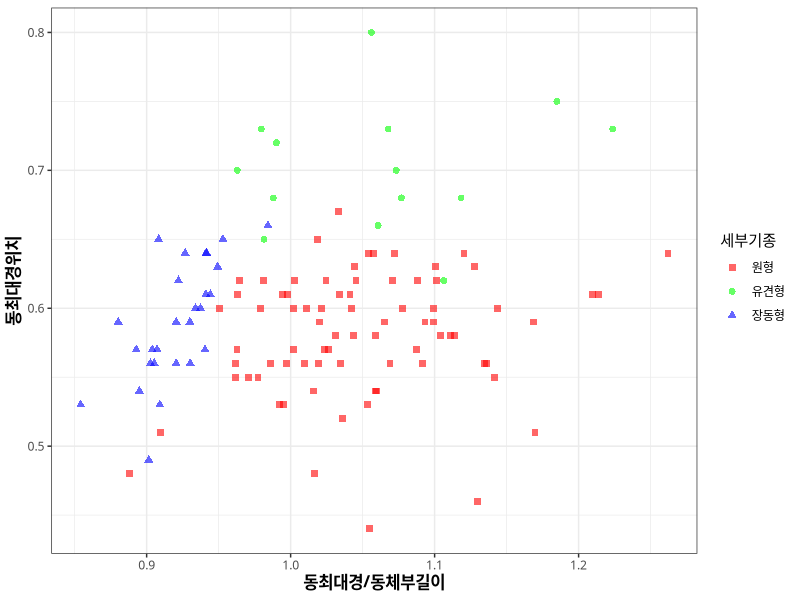
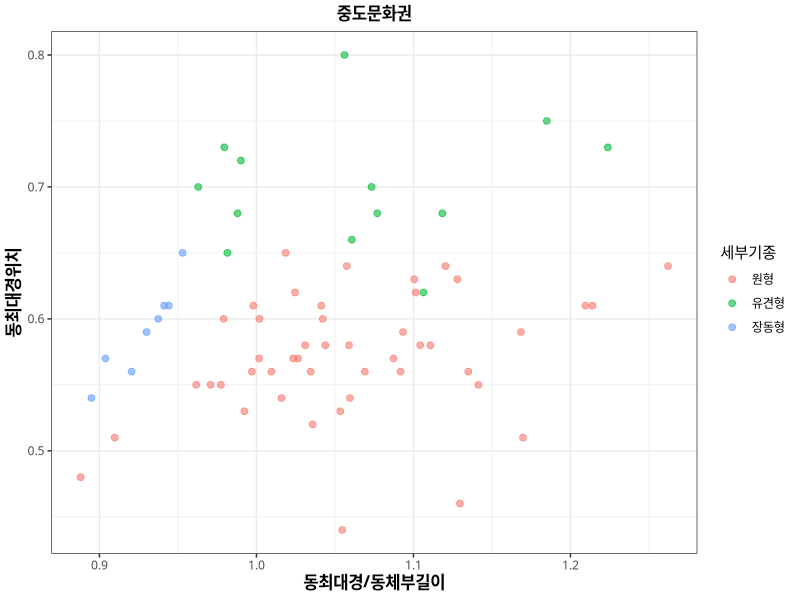
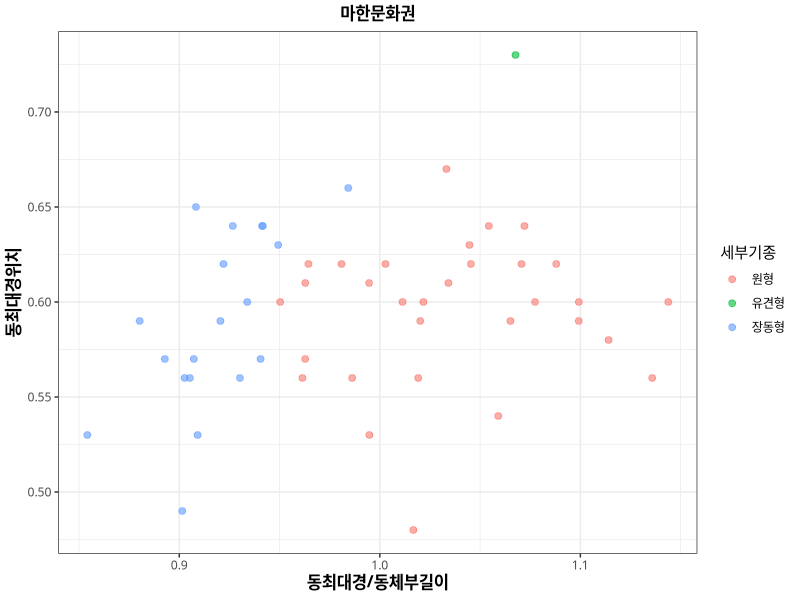
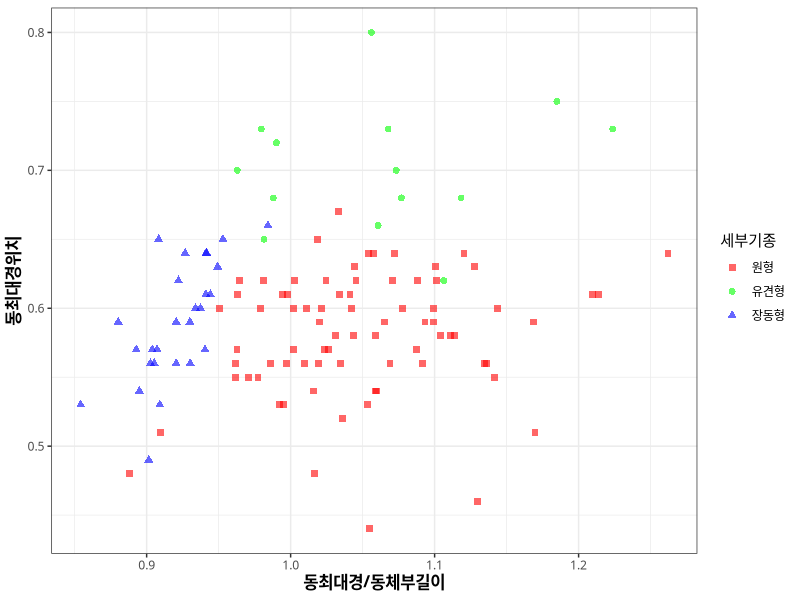
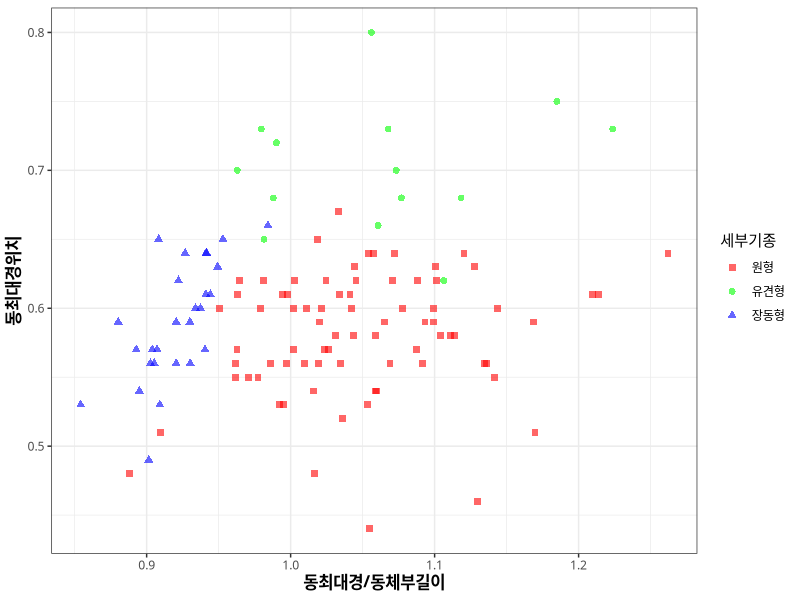
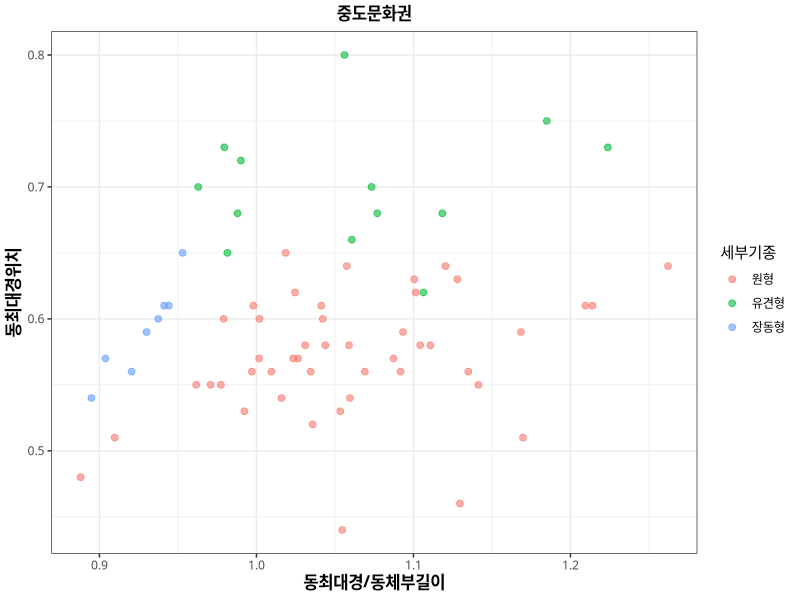
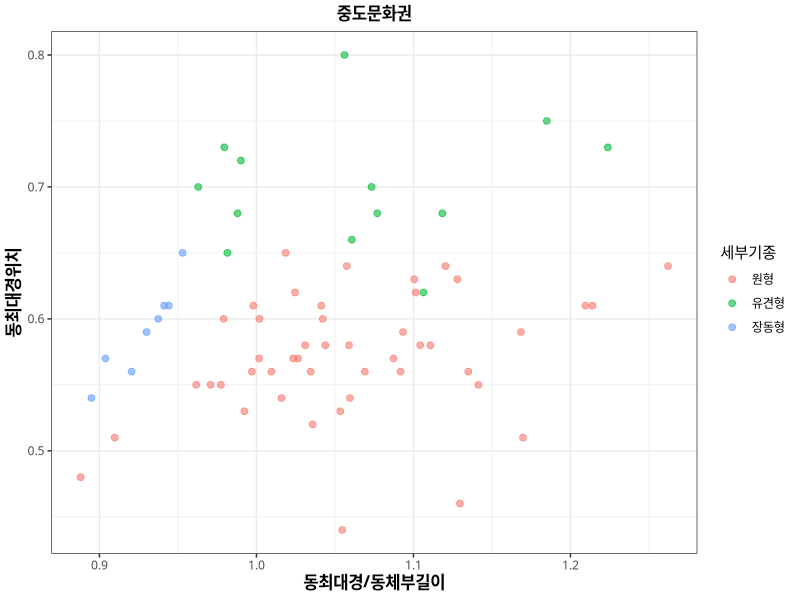
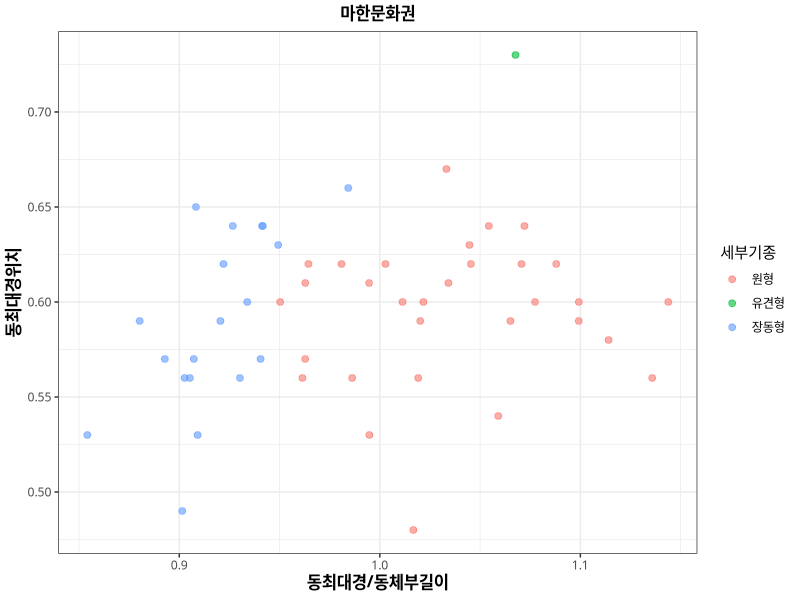

The R source for these figures, in order:
library(ggplot2)
library(here)
library(ggrepel)

df <- read.csv(here("./Data/LPV_Measurement.csv"), fileEncoding = "UTF-8")
df$세부기종[df$세부기종 == "중도, 마한"] <- "중도"
df <- subset(df, df$형식 != "D")
#df$세부기종[df$동최대경위치 <= 0.675 & df$동최대경/df$동체부길이 <= 0.95] <- "장동형"
#df$세부기종[df$동최대경위치 <= 0.675 & df$동최대경/df$동체부길이 >= 0.95] <- "원형"
#df$세부기종[df$동최대경위치 >= 0.675] <- "유견형"

########## 전체 ##########
ggplot(df, aes(x = 동최대경/동체부길이, y = 동최대경위치, color = 세부기종, shape = 세부기종)) +
    geom_point(size = 2, alpha = 0.6) +
    scale_color_manual(values = c("유견형" = "green", "원형" = "red", "장동형" = "blue")) +
    scale_shape_manual(values = c("유견형" = 16, "원형" = 15, "장동형" = 17)) +
#    geom_text_repel(aes(label = 코드), size = 3, family = "NanumGothic", max.overlaps = 20) +
#    scale_color_brewer(palette = "Set1") +
#    guides(color = guide_legend(title = "세부기종")) +
    xlab("동최대경/동체부길이") +
    ylab("동최대경위치") +
        theme_bw() + 
        theme(text = element_text(family = "NanumGothic"),
            plot.title = element_text(hjust = 0.5, size = 12, face = 'bold'),
            axis.title.x = element_text(size = 12, colour = "black", face = 'bold'),
            axis.title.y = element_text(size = 12, colour = "black", face = 'bold'))
ggsave(here("./Graph/Scatter(전체).tiff"), dpi=300, width=5, height=5, units='in')
ggsave(here("./Graph/Scatter(전체).jpeg"), dpi=300, width=5, height=5, units='in')


########## 중도 ########## 
df_a <- subset(df, df$세부기종 != "기타" & df$문화권 == "중도")

ggplot(df_a, aes(x = 동최대경/동체부길이, y = 동최대경위치, color = 세부기종)) +
    geom_point(size = 2, alpha = 0.6) +
#    geom_text_repel(aes(label = 코드), size = 3, family = "NanumGothic", max.overlaps = 20) +
#    scale_color_brewer(palette = "Set1") +
#    guides(color = guide_legend(title = "세부기종")) +
    xlab("동최대경/동체부길이") +
    ylab("동최대경위치") +
        theme_bw() + 
        theme(text = element_text(family = "NanumGothic"),
            plot.title = element_text(hjust = 0.5, size = 12, face = 'bold'),
            axis.title.x = element_text(size = 12, colour = "black", face = 'bold'),
            axis.title.y = element_text(size = 12, colour = "black", face = 'bold')) +
    ggtitle("중도문화권")

ggsave(here("./Graph/Scatter(중도).tiff"), dpi=300, width=5, height=5, units='in')
ggsave(here("./Graph/Scatter(중도).jpeg"), dpi=300, width=5, height=5, units='in')

########## 마한 ##########
df_b <- subset(df, df$세부기종 != "기타" & df$문화권 == "마한")

ggplot(df_b, aes(x = 동최대경/동체부길이, y = 동최대경위치, color = 세부기종)) +
    geom_point(size = 2, alpha = 0.6) +
#    geom_text_repel(aes(label = 코드), size = 3, family = "NanumGothic", max.overlaps = 20) +
#    scale_color_brewer(palette = "Set1") +
#    guides(color = guide_legend(title = "세부기종")) +
    xlab("동최대경/동체부길이") +
    ylab("동최대경위치") +
        theme_bw() + 
        theme(text = element_text(family = "NanumGothic"),
            plot.title = element_text(hjust = 0.5, size = 12, face = 'bold'),
            axis.title.x = element_text(size = 12, colour = "black", face = 'bold'),
            axis.title.y = element_text(size = 12, colour = "black", face = 'bold')) +
    ggtitle("마한문화권")

ggsave(here("./Graph/Scatter(마한).tiff"), dpi=300, width=5, height=5, units='in')
ggsave(here("./Graph/Scatter(마한).jpeg"), dpi=300, width=5, height=5, units='in')
